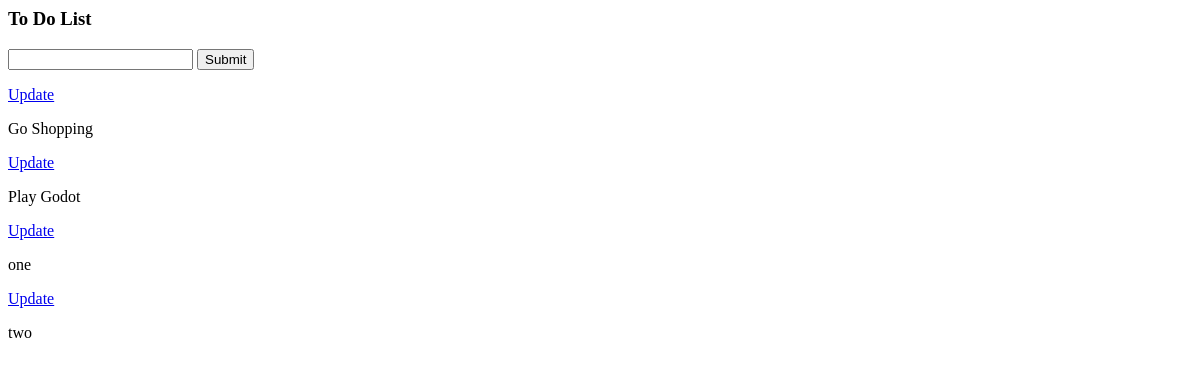
The app's page /, older data.
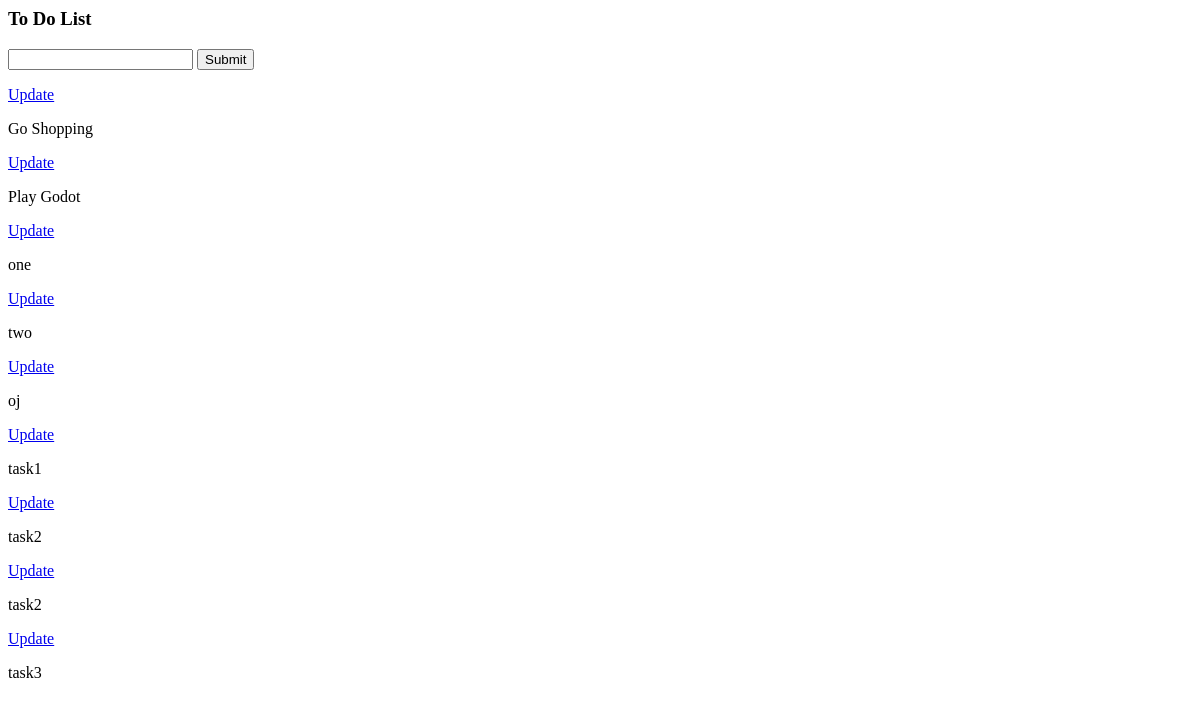
The same page, newer data.
### tasksapp/models.py (models this page shows)
class task(models.Model):
    title = models.CharField(max_length=200)
    complete = models.BooleanField(default=False)
    created = models.DateTimeField(auto_now_add=True)
    def  __str__(self):
        return self.title

### tasksapp/views.py (the view)
# urls.py: path('', views.index, name="list"),
def index(request):
    tasks = task.objects.all()
    form = TaskForm()
    if request.method == "POST":
        form = TaskForm(request.POST)
        if form.is_valid():
            form.save()
        return redirect('/')
    context = {'tasks': tasks, 'forms': form}
    return render(request, 'tasksapp/list.html', context)

### tasksapp/forms.py
class TaskForm(forms.ModelForm):
    class Meta:
        model = task # what model are we trying to create the form
        fields = '__all__'

### tasksapp/templates/tasksapp/list.html (shortened to what this page needs)
<h3>
    To Do List
</h3>
<form method="POST", action="/">
    {{forms.title}}
    <input type='submit' name='create task'>
</form>
{% for task in tasks%}
    <a href="{% url 'update_task' task.id %}">Update</a>
    <p>{{task}}</p>
{% endfor %}

Row changes from the older to the newer data that the page shows:
added task: title "oj"
added task: title "task1"
added task: title "task2"
added task: title "task2"
added task: title "task3"
